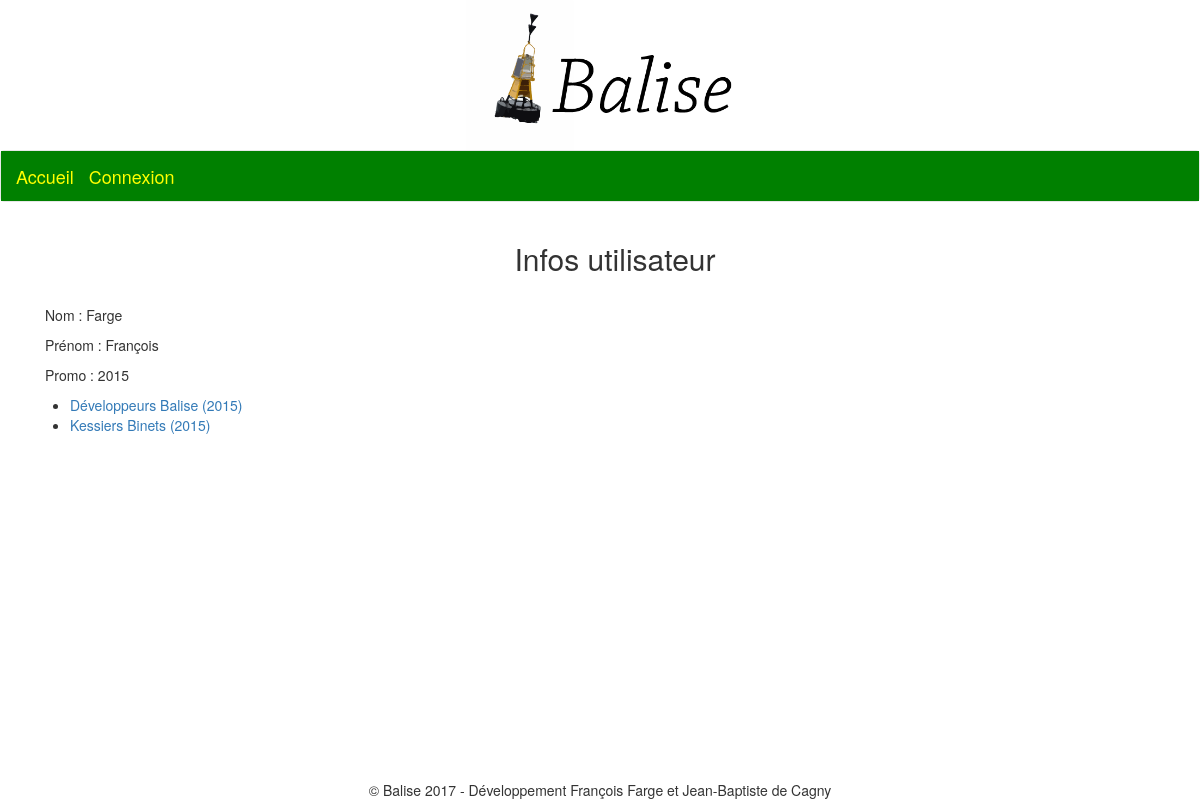
Before: /accounts/account/39 with the older database file.
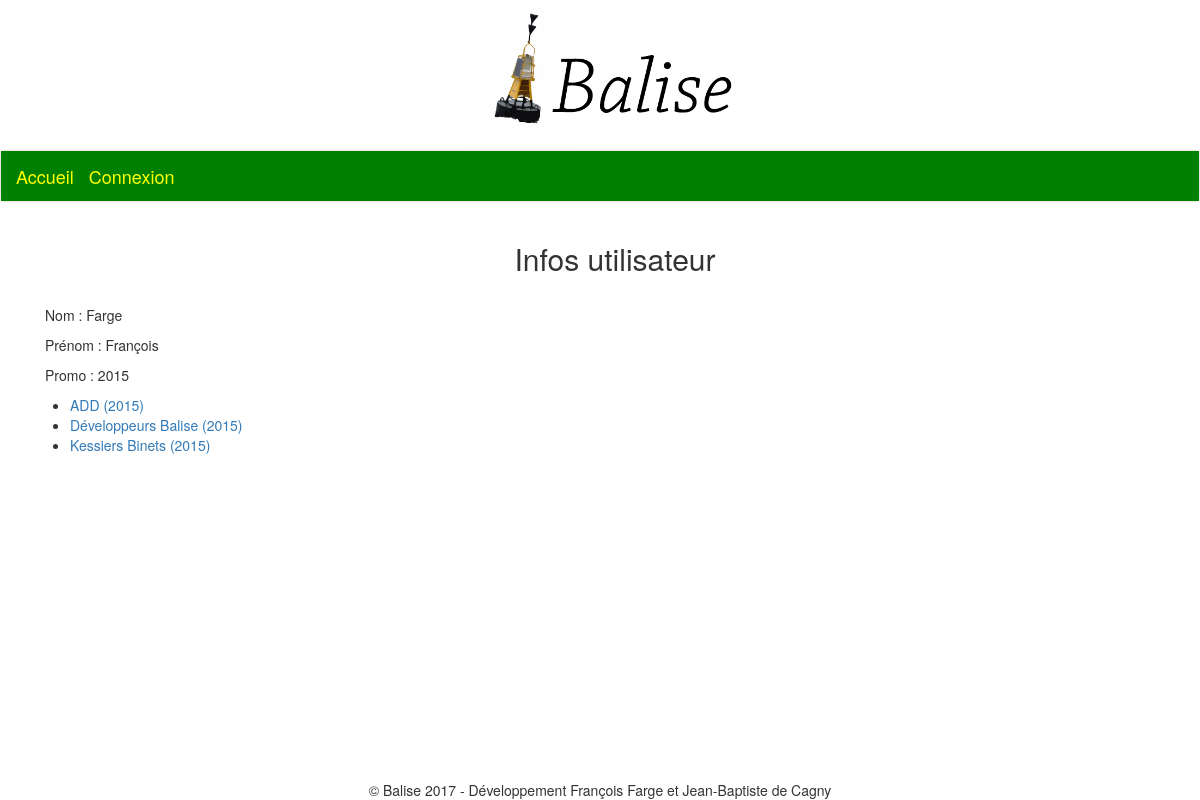
After: the same page with the newer database file.
### binets/models.py (models this page shows, shortened)
class Mandat(models.Model):
	binet = models.ForeignKey('Binet')
	type_binet = models.ForeignKey('TypeBinet', verbose_name = "Type du binet")
	president = models.ForeignKey(User, related_name = "president")
	tresorier = models.ForeignKey(User, related_name = "tresorier")
	promotion = models.ForeignKey('accounts.Promotion', verbose_name = "Promo")
	description = models.TextField(blank=True, null = True) # facultatif
	remarques_admins = models.TextField(blank=True, null = True) # facultatif
	class Meta:
		unique_together = ('binet','promotion',)
		ordering = ('binet', 'promotion',)
	def __str__(self):
		return str(self.binet)+" ("+str(self.promotion)+")"

class Binet(models.Model):
	nom = models.CharField(max_length=100)
	description = models.TextField(blank=True, null = True) # facultatif
	type_binet = models.ForeignKey('TypeBinet', verbose_name = "Type du binet")
	remarques_admins = models.TextField(blank=True, null = True) # facultatif
	is_active = models.BooleanField(verbose_name = "Actif", default=True)
	current_president = models.ForeignKey(User, verbose_name = "Président", related_name = "current_president")
	current_tresorier = models.ForeignKey(User, verbose_name = "Trésorier", related_name = "current_tresorier")
	current_promotion = models.ForeignKey('accounts.Promotion', verbose_name = "Promo")
	@models.permalink
	def get_history_url(self):
		return ('binet_history', [self.id])
	class Meta:
		ordering = ('current_promotion', 'nom',)
		unique_together = ('nom',)
	def __str__(self):
		return self.nom

### accounts/models.py (models this page shows)
class Promotion(models.Model):
	nom = models.CharField(max_length=4)
	class Meta:
		ordering = ('-nom',)
		unique_together = ('nom',)
	def __str__(self):
		return self.nom

### accounts/views.py (the view)
# urls.py: url(r'^account/(?P<id_user>\d+)$', views.view_account, name='view_account'),
def view_account(request, id_user):
	viewed_user = User.objects.get(
		id=id_user)
	if viewed_user == request.user:
		print("c'est moi")
	return render(request, 'accounts/view_account.html', locals())

### accounts/models.py (called while the page is built)
	def get_mandats(self):
		if self.user.is_staff:
			return Mandat.objects.all()
		return Mandat.objects.filter(
			Q(president=self.user) |
			Q(tresorier=self.user))

### accounts/templates/accounts/view_account.html
{% extends 'base.html' %}
{% block content %}
<div class='container'>
<div class='row'>
<div class='col-sm-12 txtcentre'>
	<h2>Infos utilisateur</h2>
</div></div>
<div class='row'><br/></div>
<div class='row'>
<div class='col-sm-12'>
	<p>Nom : {{viewed_user.eleve.nom}}</p>
	<p>Prénom : {{viewed_user.eleve.prenom}}</p>
	<p>Promo : {{viewed_user.eleve.promotion}}</p>
</div>
	{% if viewed_user.is_staff %}
		Kessier
	{% else %}
	<ul>
		{% for mandat in viewed_user.eleve.get_mandats %}
			<li><a href={{ mandat.binet.get_history_url }}>{{ mandat }}</a></li>
		{% endfor %}
	</ul>
	{% endif %}
</div></div>
{% endblock %}

Changed rows visible on the page:
added Mandat: binet+promotion "ADD (2015)"
